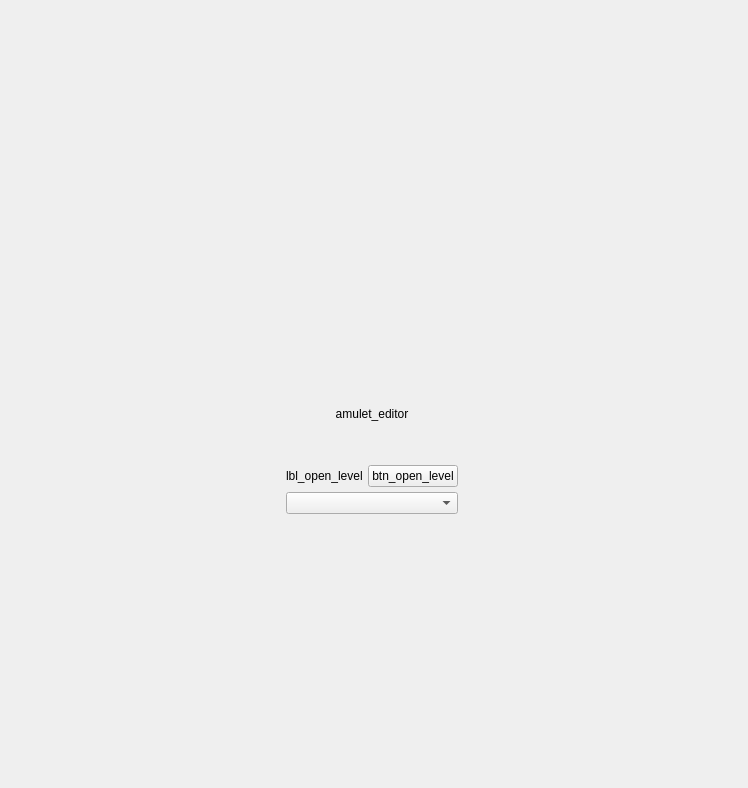
<?xml version="1.0" encoding="UTF-8"?>
<ui version="4.0">
 <class>HomePage</class>
 <widget class="QWidget" name="HomePage">
  <property name="geometry">
   <rect>
    <x>0</x>
    <y>0</y>
    <width>748</width>
    <height>788</height>
   </rect>
  </property>
  <property name="windowTitle">
   <string>Form</string>
  </property>
  <layout class="QHBoxLayout" name="_layout" stretch="1,0,1,0">
   <property name="spacing">
    <number>5</number>
   </property>
   <property name="leftMargin">
    <number>0</number>
   </property>
   <property name="topMargin">
    <number>0</number>
   </property>
   <property name="rightMargin">
    <number>0</number>
   </property>
   <property name="bottomMargin">
    <number>0</number>
   </property>
   <item>
    <spacer name="_left_spacer">
     <property name="orientation">
      <enum>Qt::Horizontal</enum>
     </property>
     <property name="sizeHint" stdset="0">
      <size>
       <width>40</width>
       <height>20</height>
      </size>
     </property>
    </spacer>
   </item>
   <item>
    <layout class="QVBoxLayout" name="_central_layout">
     <property name="leftMargin">
      <number>50</number>
     </property>
     <property name="topMargin">
      <number>50</number>
     </property>
     <property name="rightMargin">
      <number>50</number>
     </property>
     <property name="bottomMargin">
      <number>50</number>
     </property>
     <item>
      <spacer name="_top_spacer">
       <property name="orientation">
        <enum>Qt::Vertical</enum>
       </property>
       <property name="sizeHint" stdset="0">
        <size>
         <width>20</width>
         <height>40</height>
        </size>
       </property>
      </spacer>
     </item>
     <item>
      <widget class="QLabel" name="_lbl_app_icon">
       <property name="minimumSize">
        <size>
         <width>0</width>
         <height>128</height>
        </size>
       </property>
       <property name="maximumSize">
        <size>
         <width>16777215</width>
         <height>128</height>
        </size>
       </property>
       <property name="text">
        <string notr="true"/>
       </property>
       <property name="alignment">
        <set>Qt::AlignCenter</set>
       </property>
      </widget>
     </item>
     <item>
      <widget class="QLabel" name="_lbl_app_name">
       <property name="text">
        <string>amulet_editor</string>
       </property>
       <property name="alignment">
        <set>Qt::AlignCenter</set>
       </property>
       <property name="subfamily" stdset="0">
        <string notr="true">semi_light</string>
       </property>
       <property name="heading" stdset="0">
        <string notr="true">h1</string>
       </property>
      </widget>
     </item>
     <item>
      <widget class="QLabel" name="_lbl_app_version">
       <property name="text">
        <string notr="true"/>
       </property>
       <property name="alignment">
        <set>Qt::AlignCenter</set>
       </property>
       <property name="color" stdset="0">
        <string notr="true">secondary</string>
       </property>
       <property name="heading" stdset="0">
        <string notr="true">h5</string>
       </property>
       <property name="subfamily" stdset="0">
        <string notr="true">semi_light</string>
       </property>
      </widget>
     </item>
     <item>
      <spacer name="_middel_spacer">
       <property name="orientation">
        <enum>Qt::Vertical</enum>
       </property>
       <property name="sizeType">
        <enum>QSizePolicy::Fixed</enum>
       </property>
       <property name="sizeHint" stdset="0">
        <size>
         <width>20</width>
         <height>20</height>
        </size>
       </property>
      </spacer>
     </item>
     <item>
      <layout class="QGridLayout" name="_button_layout" columnstretch="1,0">
       <item row="1" column="0" colspan="2">
        <widget class="QComboBox" name="cbo_language"/>
       </item>
       <item row="0" column="1">
        <widget class="QPushButton" name="btn_open_world">
         <property name="text">
          <string>btn_open_level</string>
         </property>
        </widget>
       </item>
       <item row="0" column="0">
        <widget class="QLabel" name="_lbl_open_level">
         <property name="text">
          <string>lbl_open_level</string>
         </property>
        </widget>
       </item>
      </layout>
     </item>
     <item>
      <spacer name="_bottom_spacer">
       <property name="orientation">
        <enum>Qt::Vertical</enum>
       </property>
       <property name="sizeHint" stdset="0">
        <size>
         <width>20</width>
         <height>40</height>
        </size>
       </property>
      </spacer>
     </item>
    </layout>
   </item>
   <item>
    <spacer name="_right_spacer">
     <property name="orientation">
      <enum>Qt::Horizontal</enum>
     </property>
     <property name="sizeHint" stdset="0">
      <size>
       <width>40</width>
       <height>20</height>
      </size>
     </property>
    </spacer>
   </item>
   <item>
    <widget class="QWidget" name="_quick_access" native="true"/>
   </item>
  </layout>
 </widget>
 <resources/>
 <connections/>
</ui>
